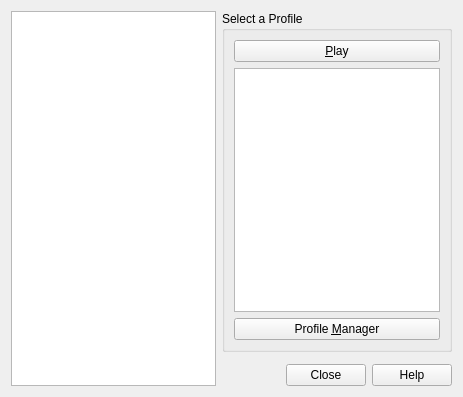
<ui version="4.0" >
 <class>QuickConnectDialog</class>
 <widget class="QWidget" name="QuickConnectDialog" >
  <property name="geometry" >
   <rect>
    <x>0</x>
    <y>0</y>
    <width>463</width>
    <height>397</height>
   </rect>
  </property>
  <property name="windowTitle" >
   <string>mClient Profiles</string>
  </property>
  <layout class="QGridLayout" name="gridLayout_2" >
   <item rowspan="3" row="0" column="0" >
    <widget class="QGraphicsView" name="profilePicture" >
     <property name="verticalScrollBarPolicy" >
      <enum>Qt::ScrollBarAlwaysOff</enum>
     </property>
     <property name="horizontalScrollBarPolicy" >
      <enum>Qt::ScrollBarAlwaysOff</enum>
     </property>
     <property name="interactive" >
      <bool>false</bool>
     </property>
    </widget>
   </item>
   <item row="0" column="1" >
    <widget class="QGroupBox" name="groupBox" >
     <property name="title" >
      <string>Select a Profile</string>
     </property>
     <layout class="QGridLayout" name="gridLayout" >
      <item row="0" column="0" >
       <widget class="QPushButton" name="playButton" >
        <property name="text" >
         <string>&amp;Play</string>
        </property>
       </widget>
      </item>
      <item row="2" column="0" >
       <widget class="QPushButton" name="profileButton" >
        <property name="text" >
         <string>Profile &amp;Manager</string>
        </property>
       </widget>
      </item>
      <item row="1" column="0" >
       <widget class="QTreeView" name="profileView" />
      </item>
     </layout>
    </widget>
   </item>
   <item row="2" column="1" >
    <widget class="QDialogButtonBox" name="buttonBox" >
     <property name="standardButtons" >
      <set>QDialogButtonBox::Close|QDialogButtonBox::Help</set>
     </property>
    </widget>
   </item>
  </layout>
 </widget>
 <resources/>
 <connections>
  <connection>
   <sender>buttonBox</sender>
   <signal>rejected()</signal>
   <receiver>QuickConnectDialog</receiver>
   <slot>reject()</slot>
   <hints>
    <hint type="sourcelabel" >
     <x>338</x>
     <y>371</y>
    </hint>
    <hint type="destinationlabel" >
     <x>231</x>
     <y>198</y>
    </hint>
   </hints>
  </connection>
 </connections>
</ui>
